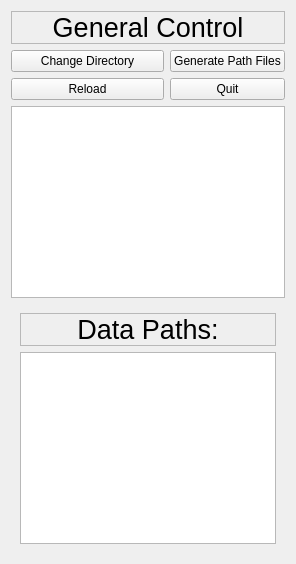
     <widget class="QWidget" name="GeneralFunctions" native="true">
      <layout class="QGridLayout" name="gridLayout_2">
       <item row="1" column="0" colspan="2">
        <widget class="QPushButton" name="ChangeDirectory">
         <property name="text">
          <string>Change Directory</string>
         </property>
        </widget>
       </item>
       <item row="1" column="2">
        <widget class="QPushButton" name="GeneratePathFile">
         <property name="text">
          <string>Generate Path Files</string>
         </property>
        </widget>
       </item>
       <item row="2" column="2">
        <widget class="QPushButton" name="Quit">
         <property name="text">
          <string>Quit</string>
         </property>
        </widget>
       </item>
       <item row="2" column="0" colspan="2">
        <widget class="QPushButton" name="Reload">
         <property name="text">
          <string>Reload</string>
         </property>
        </widget>
       </item>
       <item row="0" column="0" colspan="3">
        <widget class="QLabel" name="GF">
         <property name="sizePolicy">
          <sizepolicy hsizetype="Preferred" vsizetype="Maximum">
           <horstretch>0</horstretch>
           <verstretch>0</verstretch>
          </sizepolicy>
         </property>
         <property name="font">
          <font>
           <family>Helvetica</family>
           <pointsize>20</pointsize>
          </font>
         </property>
         <property name="frameShape">
          <enum>QFrame::StyledPanel</enum>
         </property>
         <property name="text">
          <string>General Control</string>
         </property>
         <property name="alignment">
          <set>Qt::AlignCenter</set>
         </property>
        </widget>
       </item>
       <item row="4" column="0" colspan="3">
        <widget class="QWidget" name="widget_3" native="true">
         <layout class="QGridLayout" name="gridLayout_3">
          <item row="1" column="0">
           <widget class="QListWidget" name="PathFilesBrowser">
            <property name="sizePolicy">
             <sizepolicy hsizetype="Minimum" vsizetype="Minimum">
              <horstretch>0</horstretch>
              <verstretch>0</verstretch>
             </sizepolicy>
            </property>
           </widget>
          </item>
          <item row="0" column="0">
           <widget class="QLabel" name="DataPathsLabel">
            <property name="sizePolicy">
             <sizepolicy hsizetype="Preferred" vsizetype="Maximum">
              <horstretch>0</horstretch>
              <verstretch>0</verstretch>
             </sizepolicy>
            </property>
            <property name="font">
             <font>
              <family>Helvetica</family>
              <pointsize>20</pointsize>
             </font>
            </property>
            <property name="frameShape">
             <enum>QFrame::StyledPanel</enum>
            </property>
            <property name="text">
             <string>Data Paths:</string>
            </property>
            <property name="alignment">
             <set>Qt::AlignCenter</set>
            </property>
           </widget>
          </item>
         </layout>
        </widget>
       </item>
       <item row="3" column="0" colspan="3">
        <widget class="QTextBrowser" name="GeneralInfo">
         <property name="sizePolicy">
          <sizepolicy hsizetype="Minimum" vsizetype="Minimum">
           <horstretch>0</horstretch>
           <verstretch>0</verstretch>
          </sizepolicy>
         </property>
         <property name="font">
          <font>
           <family>Monaco</family>
          </font>
         </property>
        </widget>
       </item>
      </layout>
     </widget>
